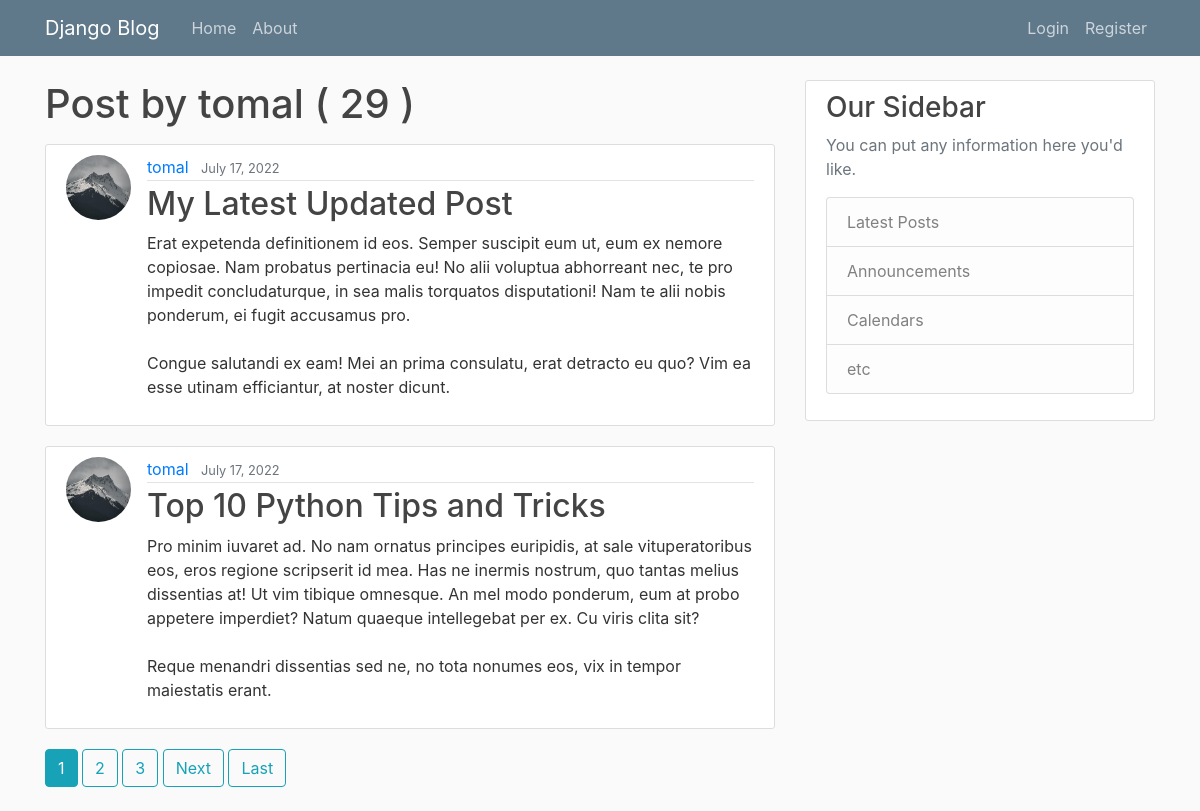
Page /user/tomal on the committed database.
### blog/models.py (models this page shows, shortened)
class Post(models.Model):
    title=models.CharField(max_length=100)
    content=models.TextField()
    date_posted=models.DateTimeField(default=timezone.now)
    author=models.ForeignKey(User,on_delete=models.CASCADE)

### users/models.py (models this page shows, shortened)
class Profile(models.Model):
    user=models.OneToOneField(User,on_delete=models.CASCADE)
    image=models.ImageField(default='default.jpg',upload_to='profile_pics')

### blog/views.py (the view)
# urls.py: path('user/<str:username>', UserPostListView.as_view(),name='user-posts'),
class UserPostListView(ListView):
    model=Post
    template_name='blog/user_posts.html'
    context_object_name='posts'
    paginate_by = 2
    def get_queryset(self):
        user=get_object_or_404(User,username=self.kwargs.get('username'))
        return Post.objects.filter(author=user).order_by('-date_posted')

### blog/templates/blog/user_posts.html (shortened to what this page needs)
{% extends "blog/base.html" %}
{% block content %}
<h1 class="mb-3">Post by {{ view.kwargs.username }} ( {{page_obj.paginator.count}} )</h1>
    {% for post in posts %}
        <article class="media content-section">
          <img class="rounded-circle article-img" src="{{ post.author.profile.image.url }}">
          <div class="media-body">
            <div class="article-metadata">
              <a class="mr-2" href="{% url 'user-posts' post.author.username %}">{{ post.author }}</a>
              <small class="text-muted">{{ post.date_posted|date:"F d, Y" }}</small>
            </div>
            <h2><a class="article-title" href="{% url 'post-detail' post.id %}">{{ post.title }}</a></h2>
            <p class="article-content">{{ post.content }}</p>
          </div>
        </article>
    {% endfor %}
    {% if is_paginated %}
      {% for num in page_obj.paginator.page_range %}
        {% if page_obj.number == num %}
          <a class="btn btn-info mb-4" href="?page={{ num }}">{{ num }}</a>
        {% elif num > page_obj.number|add:'-3' and num < page_obj.number|add:'3' %}
          <a class="btn btn-outline-info mb-4" href="?page={{ num }}">{{ num }}</a>
        {% endif %}
      {% endfor %}
      {% if page_obj.has_next %}
        <a class="btn btn-outline-info mb-4" href="?page={{ page_obj.next_page_number }}">Next</a>
        <a class="btn btn-outline-info mb-4" href="?page={{ page_obj.paginator.num_pages }}">Last</a>
      {% endif %}
    {% endif %}
{% endblock content %}

### blog/templates/blog/base.html (shortened to what this page needs)
{% load static %}
<!DOCTYPE html>
<html>
<head>
    <link rel="stylesheet" href="https://maxcdn.bootstrapcdn.com/bootstrap/4.0.0/css/bootstrap.min.css">
    <link rel="stylesheet" type="text/css" href="{% static 'blog/main.css' %}">
</head>
<body>
    <header class="site-header">
      <nav class="navbar navbar-expand-md navbar-dark bg-steel fixed-top">
        <div class="container">
          <a class="navbar-brand mr-4" href="{% url 'blog-home' %}">Django Blog</a>
          <div class="collapse navbar-collapse" id="navbarToggle">
            <div class="navbar-nav mr-auto">
              <a class="nav-item nav-link" href="{% url 'blog-home' %}">Home</a>
              <a class="nav-item nav-link" href="{% url 'blog-about' %}">About</a>
            </div>
            <div class="navbar-nav">
              {% if user.is_authenticated %}
              <a class="nav-item nav-link" href="{% url 'post-create' %}">New Post</a>
              <a class="nav-item nav-link" href="{% url 'profile' %}">Profile</a>
              <a class="nav-item nav-link" href="{% url 'logout' %}">Logout</a>
              {% else %}
              <a class="nav-item nav-link" href="{% url 'login' %}">Login</a>
              <a class="nav-item nav-link" href="{% url 'register' %}">Register</a>
              {% endif %}
            </div>
          </div>
        </div>
      </nav>
    </header>
    <main role="main" class="container">
      <div class="row">
        <div class="col-md-8">
          {% block content %}{% endblock %}
        </div>
        <div class="col-md-4">
          <div class="content-section">
            <h3>Our Sidebar</h3>
            <p class='text-muted'>You can put any information here you'd like.
              <ul class="list-group">
                <li class="list-group-item list-group-item-light">Latest Posts</li>
                <li class="list-group-item list-group-item-light">Announcements</li>
                <li class="list-group-item list-group-item-light">Calendars</li>
                <li class="list-group-item list-group-item-light">etc</li>
              </ul>
            </p>
          </div>
        </div>
      </div>
    </main>
</body>
</html>

### blog/static/blog/main.css (style rules this page uses)
body { background: #fafafa; color: #333333; margin-top: 5rem; }
h1, h2, h3, h4, h5, h6 { color: #444444; }
ul { margin: 0; }
.bg-steel { background-color: #5f788a; }
.site-header .navbar-nav .nav-link { color: #cbd5db; }
.content-section { background: #ffffff; padding: 10px 20px; border: 1px solid #dddddd; border-radius: 3px; margin-bottom: 20px; }
.article-title { color: #444444; }
.article-content { white-space: pre-line; }
.article-img { height: 65px; width: 65px; margin-right: 16px; }
.article-metadata { padding-bottom: 1px; margin-bottom: 4px; border-bottom: 1px solid #e3e3e3 }

### rows in the picture
Post: author.profile.image (picture), author "tomal", date_posted "July 17, 2022", title "My Latest Updated Post", content "Erat expetenda definitionem id eos. Semper suscipit eum ut, eum ex nemore copiosae. Nam probatus pertinacia eu! No alii voluptua abhorreant nec, te pro impedit concludaturque, in sea malis torquatos disputationi! Nam te alii nobis ponderum, ei fugit accusamus pro. Congue salutandi ex eam! Mei an prima consulatu, erat detracto eu quo? Vim ea esse utinam efficiantur, at noster dicunt."
Post: author.profile.image (picture), author "tomal", date_posted "July 17, 2022", title "Top 10 Python Tips and Tricks", content "Pro minim iuvaret ad. No nam ornatus principes euripidis, at sale vituperatoribus eos, eros regione scripserit id mea. Has ne inermis nostrum, quo tantas melius dissentias at! Ut vim tibique omnesque. An mel modo ponderum, eum at probo appetere imperdiet? Natum quaeque intellegebat per ex. Cu viris clita sit? Reque menandri dissentias sed ne, no tota nonumes eos, vix in tempor maiestatis erant."

### other values in the picture
{{ view.kwargs.username }} "tomal"
{{ page_obj.paginator.count }} "29"
{{ num }} "1"
{{ num }} "2" "3"
